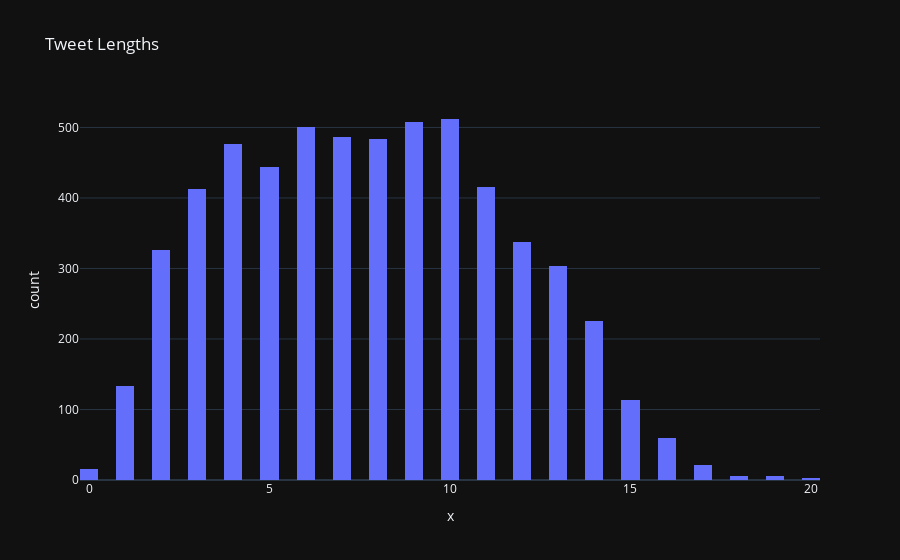

The cell this chart's notebook holds for it:
### Code cell
# Plot the distribution for the number of words in a text
fig = px.histogram(x = tweets_length, nbins = 50, title="Tweet Lengths", 
                   )
fig.layout.template = 'plotly_dark'
fig.show()

### Figure 1 — Plotly figure (JSON) as saved in the notebook; plotly's stock layout.template omitted (floating-point values rounded to 4 significant figures; data arrays with more than 128 entries replaced by an {"elided": "..."} marker saying what was removed)
{"data": [{"alignmentgroup": "True", "bingroup": "x", "hovertemplate": "x=%{x}<br>count=%{y}<extra></extra>", "legendgroup": "", "marker": {"color": "#636efa"}, "name": "", "nbinsx": 50, "offsetgroup": "", "orientation": "v", "showlegend": false, "type": "histogram", "x": {"elided": "5791 int values"}, "xaxis": "x", "yaxis": "y"}], "layout": {"barmode": "relative", "legend": {"tracegroupgap": 0}, "title": {"text": "Tweet Lengths"}, "xaxis": {"anchor": "y", "domain": [0, 1], "title": {"text": "x"}}, "yaxis": {"anchor": "x", "domain": [0, 1], "title": {"text": "count"}}}}
